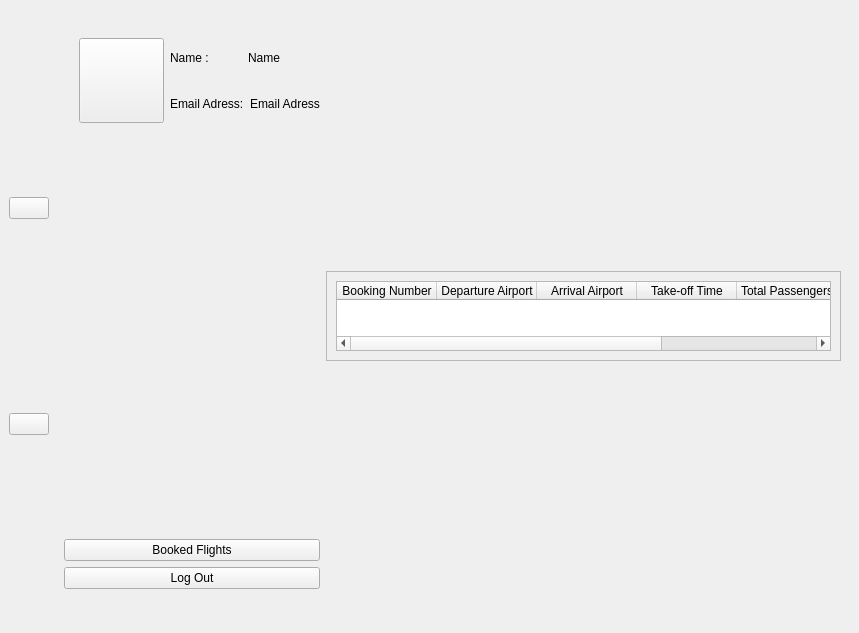
<?xml version="1.0" encoding="UTF-8"?>
<ui version="4.0">
 <class>UserPageMain</class>
 <widget class="QMainWindow" name="UserPageMain">
  <property name="enabled">
   <bool>true</bool>
  </property>
  <property name="geometry">
   <rect>
    <x>0</x>
    <y>0</y>
    <width>859</width>
    <height>633</height>
   </rect>
  </property>
  <property name="windowTitle">
   <string>MainWindow</string>
  </property>
  <property name="styleSheet">
   <string notr="true"/>
  </property>
  <widget class="QWidget" name="centralwidget">
   <layout class="QGridLayout" name="gridLayout_3">
    <item row="0" column="0">
     <layout class="QHBoxLayout" name="horizontalLayout_11">
      <item>
       <layout class="QVBoxLayout" name="verticalLayout">
        <item>
         <widget class="QPushButton" name="HomeButton">
          <property name="text">
           <string/>
          </property>
          <property name="icon">
           <iconset theme="QIcon::ThemeIcon::GoHome"/>
          </property>
         </widget>
        </item>
        <item>
         <widget class="QPushButton" name="ProfileButton">
          <property name="text">
           <string/>
          </property>
          <property name="icon">
           <iconset theme="QIcon::ThemeIcon::UserAvailable"/>
          </property>
          <property name="iconSize">
           <size>
            <width>16</width>
            <height>16</height>
           </size>
          </property>
         </widget>
        </item>
       </layout>
      </item>
      <item>
       <widget class="QStackedWidget" name="stackedWidget">
        <property name="minimumSize">
         <size>
          <width>761</width>
          <height>391</height>
         </size>
        </property>
        <property name="styleSheet">
         <string notr="true"/>
        </property>
        <property name="currentIndex">
         <number>2</number>
        </property>
        <widget class="QWidget" name="Home">
         <layout class="QGridLayout" name="gridLayout_2">
          <item row="0" column="1">
           <spacer name="verticalSpacer">
            <property name="orientation">
             <enum>Qt::Orientation::Vertical</enum>
            </property>
            <property name="sizeType">
             <enum>QSizePolicy::Policy::Expanding</enum>
            </property>
            <property name="sizeHint" stdset="0">
             <size>
              <width>20</width>
              <height>110</height>
             </size>
            </property>
           </spacer>
          </item>
          <item row="1" column="0">
           <spacer name="horizontalSpacer">
            <property name="orientation">
             <enum>Qt::Orientation::Horizontal</enum>
            </property>
            <property name="sizeType">
             <enum>QSizePolicy::Policy::Expanding</enum>
            </property>
            <property name="sizeHint" stdset="0">
             <size>
              <width>80</width>
              <height>20</height>
             </size>
            </property>
           </spacer>
          </item>
          <item row="1" column="1">
           <layout class="QHBoxLayout" name="horizontalLayout_2">
            <item>
             <layout class="QVBoxLayout" name="verticalLayout_2">
              <item>
               <layout class="QHBoxLayout" name="horizontalLayout_3">
                <item>
                 <widget class="QLabel" name="label">
                  <property name="text">
                   <string>Ready for a new adventure?</string>
                  </property>
                 </widget>
                </item>
                <item>
                 <widget class="QPushButton" name="BookingPageButton">
                  <property name="text">
                   <string>Book Now</string>
                  </property>
                 </widget>
                </item>
               </layout>
              </item>
             </layout>
            </item>
            <item>
             <layout class="QVBoxLayout" name="ScheduleArea">
              <item>
               <widget class="QLabel" name="label_2">
                <property name="layoutDirection">
                 <enum>Qt::LayoutDirection::LeftToRight</enum>
                </property>
                <property name="text">
                 <string>Schedule for flights</string>
                </property>
                <property name="scaledContents">
                 <bool>true</bool>
                </property>
                <property name="alignment">
                 <set>Qt::AlignmentFlag::AlignCenter</set>
                </property>
                <property name="wordWrap">
                 <bool>false</bool>
                </property>
               </widget>
              </item>
              <item>
               <widget class="QTableWidget" name="MaintableWidget">
                <property name="enabled">
                 <bool>true</bool>
                </property>
                <property name="layoutDirection">
                 <enum>Qt::LayoutDirection::LeftToRight</enum>
                </property>
                <property name="styleSheet">
                 <string notr="true">selection-background-color: rgb(84, 199, 50);</string>
                </property>
                <property name="verticalScrollBarPolicy">
                 <enum>Qt::ScrollBarPolicy::ScrollBarAlwaysOff</enum>
                </property>
                <property name="horizontalScrollBarPolicy">
                 <enum>Qt::ScrollBarPolicy::ScrollBarAlwaysOff</enum>
                </property>
                <property name="sizeAdjustPolicy">
                 <enum>QAbstractScrollArea::SizeAdjustPolicy::AdjustToContents</enum>
                </property>
                <property name="alternatingRowColors">
                 <bool>false</bool>
                </property>
                <property name="selectionMode">
                 <enum>QAbstractItemView::SelectionMode::NoSelection</enum>
                </property>
                <property name="selectionBehavior">
                 <enum>QAbstractItemView::SelectionBehavior::SelectRows</enum>
                </property>
                <attribute name="verticalHeaderVisible">
                 <bool>false</bool>
                </attribute>
                <attribute name="verticalHeaderHighlightSections">
                 <bool>true</bool>
                </attribute>
                <row>
                 <property name="text">
                  <string>New Row</string>
                 </property>
                </row>
                <row>
                 <property name="text">
                  <string>New Row</string>
                 </property>
                </row>
                <row>
                 <property name="text">
                  <string>New Row</string>
                 </property>
                </row>
                <row>
                 <property name="text">
                  <string>New Row</string>
                 </property>
                </row>
                <column>
                 <property name="text">
                  <string>Departure Airport </string>
                 </property>
                </column>
                <column>
                 <property name="text">
                  <string>Arrival Airport</string>
                 </property>
                </column>
                <column>
                 <property name="text">
                  <string>TakeOff Time</string>
                 </property>
                </column>
               </widget>
              </item>
              <item>
               <widget class="QPushButton" name="FullSchedButton">
                <property name="text">
                 <string>View Full Schedule</string>
                </property>
               </widget>
              </item>
             </layout>
            </item>
           </layout>
          </item>
          <item row="1" column="2">
           <spacer name="horizontalSpacer_2">
            <property name="orientation">
             <enum>Qt::Orientation::Horizontal</enum>
            </property>
            <property name="sizeType">
             <enum>QSizePolicy::Policy::Expanding</enum>
            </property>
            <property name="sizeHint" stdset="0">
             <size>
              <width>80</width>
              <height>20</height>
             </size>
            </property>
           </spacer>
          </item>
          <item row="2" column="1">
           <spacer name="verticalSpacer_2">
            <property name="orientation">
             <enum>Qt::Orientation::Vertical</enum>
            </property>
            <property name="sizeType">
             <enum>QSizePolicy::Policy::Expanding</enum>
            </property>
            <property name="sizeHint" stdset="0">
             <size>
              <width>20</width>
              <height>110</height>
             </size>
            </property>
           </spacer>
          </item>
         </layout>
        </widget>
        <widget class="QWidget" name="page">
         <layout class="QGridLayout" name="gridLayout_8">
          <item row="1" column="0">
           <widget class="QPushButton" name="CancelButton1">
            <property name="text">
             <string>Cancel</string>
            </property>
           </widget>
          </item>
          <item row="0" column="0">
           <widget class="QScrollArea" name="scrollArea">
            <property name="widgetResizable">
             <bool>true</bool>
            </property>
            <widget class="QWidget" name="scrollAreaWidgetContents">
             <property name="geometry">
              <rect>
               <x>0</x>
               <y>0</y>
               <width>568</width>
               <height>922</height>
              </rect>
             </property>
             <layout class="QGridLayout" name="gridLayout">
              <item row="0" column="0">
               <layout class="QHBoxLayout" name="horizontalLayout_5">
                <item>
                 <layout class="QHBoxLayout" name="horizontalLayout">
                  <item>
                   <widget class="QLabel" name="label_3">
                    <property name="text">
                     <string>Leaving from</string>
                    </property>
                   </widget>
                  </item>
                  <item>
                   <widget class="QComboBox" name="DepartureAirport"/>
                  </item>
                 </layout>
                </item>
                <item>
                 <spacer name="horizontalSpacer_3">
                  <property name="orientation">
                   <enum>Qt::Orientation::Horizontal</enum>
                  </property>
                  <property name="sizeType">
                   <enum>QSizePolicy::Policy::Fixed</enum>
                  </property>
                  <property name="sizeHint" stdset="0">
                   <size>
                    <width>40</width>
                    <height>20</height>
                   </size>
                  </property>
                 </spacer>
                </item>
                <item>
                 <layout class="QHBoxLayout" name="horizontalLayout_4">
                  <item>
                   <widget class="QLabel" name="label_9">
                    <property name="text">
                     <string>Going to?</string>
                    </property>
                   </widget>
                  </item>
                  <item>
                   <widget class="QComboBox" name="ArrivalAirport"/>
                  </item>
                 </layout>
                </item>
                <item>
                 <widget class="QLabel" name="DestinationImaGE">
                  <property name="text">
                   <string>TextLabel</string>
                  </property>
                 </widget>
                </item>
               </layout>
              </item>
              <item row="1" column="0">
               <layout class="QVBoxLayout" name="verticalLayout_3">
                <item>
                 <spacer name="verticalSpacer_4">
                  <property name="orientation">
                   <enum>Qt::Orientation::Vertical</enum>
                  </property>
                  <property name="sizeType">
                   <enum>QSizePolicy::Policy::Minimum</enum>
                  </property>
                  <property name="sizeHint" stdset="0">
                   <size>
                    <width>20</width>
                    <height>40</height>
                   </size>
                  </property>
                 </spacer>
                </item>
                <item>
                 <widget class="QFrame" name="AvailableFlights">
                  <property name="frameShape">
                   <enum>QFrame::Shape::StyledPanel</enum>
                  </property>
                  <property name="frameShadow">
                   <enum>QFrame::Shadow::Raised</enum>
                  </property>
                  <layout class="QGridLayout" name="gridLayout_5">
                   <item row="0" column="0">
                    <layout class="QHBoxLayout" name="horizontalLayout_15">
                     <item>
                      <layout class="QVBoxLayout" name="verticalLayout_8">
                       <item>
                        <widget class="QLabel" name="FirstPlane">
                         <property name="text">
                          <string>Plane:</string>
                         </property>
                        </widget>
                       </item>
                       <item>
                        <widget class="QLabel" name="DestinationLabel1">
                         <property name="text">
                          <string>Goes to:</string>
                         </property>
                        </widget>
                       </item>
                       <item>
                        <widget class="QLabel" name="LeavingDate1">
                         <property name="text">
                          <string>Departure Date:</string>
                         </property>
                        </widget>
                       </item>
                      </layout>
                     </item>
                     <item>
                      <widget class="QPushButton" name="FirstAvFlight">
                       <property name="text">
                        <string>Select</string>
                       </property>
                      </widget>
                     </item>
                    </layout>
                   </item>
                   <item row="0" column="1">
                    <layout class="QHBoxLayout" name="horizontalLayout_14">
                     <item>
                      <layout class="QVBoxLayout" name="verticalLayout_7">
                       <item>
                        <widget class="QLabel" name="SecondPlane">
                         <property name="text">
                          <string>Plane:</string>
                         </property>
                        </widget>
                       </item>
                       <item>
                        <widget class="QLabel" name="DestinationLabel2">
                         <property name="text">
                          <string>Goes to:</string>
                         </property>
                        </widget>
                       </item>
                       <item>
                        <widget class="QLabel" name="LeavingDate2">
                         <property name="text">
                          <string>Departure Date:</string>
                         </property>
                        </widget>
                       </item>
                      </layout>
                     </item>
                     <item>
                      <widget class="QPushButton" name="SecondAvFlight">
                       <property name="text">
                        <string>Select</string>
                       </property>
                      </widget>
                     </item>
                    </layout>
                   </item>
                   <item row="0" column="2">
                    <layout class="QHBoxLayout" name="horizontalLayout_10">
                     <item>
                      <layout class="QVBoxLayout" name="verticalLayout_6">
                       <item>
                        <widget class="QLabel" name="ThirdPlane">
                         <property name="text">
                          <string>Plane:</string>
                         </property>
                        </widget>
                       </item>
                       <item>
                        <widget class="QLabel" name="DestinationLabel3">
                         <property name="text">
                          <string>Goes to:</string>
                         </property>
                        </widget>
                       </item>
                       <item>
                        <widget class="QLabel" name="LeavingDate3">
                         <property name="text">
                          <string>Departure Date:</string>
                         </property>
                        </widget>
                       </item>
                      </layout>
                     </item>
                     <item>
                      <widget class="QPushButton" name="ThirdAvFlight">
                       <property name="text">
                        <string>Select</string>
                       </property>
                      </widget>
                     </item>
                    </layout>
                   </item>
                  </layout>
                 </widget>
                </item>
                <item>
                 <layout class="QHBoxLayout" name="horizontalLayout_8">
                  <item>
                   <layout class="QHBoxLayout" name="AdultComboBox_2">
                    <item>
                     <widget class="QLabel" name="AdultLabel">
                      <property name="text">
                       <string>How Many Adults?</string>
                      </property>
                     </widget>
                    </item>
                    <item>
                     <widget class="QComboBox" name="AdultComboBox">
                      <item>
                       <property name="text">
                        <string>1</string>
                       </property>
                      </item>
                      <item>
                       <property name="text">
                        <string>2</string>
                       </property>
                      </item>
                      <item>
                       <property name="text">
                        <string>3</string>
                       </property>
                      </item>
                      <item>
                       <property name="text">
                        <string>4</string>
                       </property>
                      </item>
                      <item>
                       <property name="text">
                        <string>5</string>
                       </property>
                      </item>
                      <item>
                       <property name="text">
                        <string>6</string>
                       </property>
                      </item>
                      <item>
                       <property name="text">
                        <string>7</string>
                       </property>
                      </item>
                     </widget>
                    </item>
                   </layout>
                  </item>
                  <item>
                   <layout class="QHBoxLayout" name="horizontalLayout_9">
                    <item>
                     <widget class="QLabel" name="ChildrenLabel">
                      <property name="text">
                       <string>How Many Children</string>
                      </property>
                     </widget>
                    </item>
                    <item>
                     <widget class="QComboBox" name="ChildrenComboBox">
                      <item>
                       <property name="text">
                        <string>0</string>
                       </property>
                      </item>
                      <item>
                       <property name="text">
                        <string>1</string>
                       </property>
                      </item>
                      <item>
                       <property name="text">
                        <string>2</string>
                       </property>
                      </item>
                      <item>
                       <property name="text">
                        <string>3</string>
                       </property>
                      </item>
                      <item>
                       <property name="text">
                        <string>4</string>
                       </property>
                      </item>
                      <item>
                       <property name="text">
                        <string>5</string>
                       </property>
                      </item>
                     </widget>
                    </item>
                   </layout>
                  </item>
                 </layout>
                </item>
               </layout>
              </item>
              <item row="2" column="0">
               <layout class="QVBoxLayout" name="verticalLayout_5">
                <item>
                 <layout class="QHBoxLayout" name="horizontalLayout_6">
                  <property name="sizeConstraint">
                   <enum>QLayout::SizeConstraint::SetMinimumSize</enum>
                  </property>
                  <item>
                   <spacer name="horizontalSpacer_4">
                    <property name="orientation">
                     <enum>Qt::Orientation::Horizontal</enum>
                    </property>
                    <property name="sizeType">
                     <enum>QSizePolicy::Policy::MinimumExpanding</enum>
                    </property>
                    <property name="sizeHint" stdset="0">
                     <size>
                      <width>13</width>
                      <height>20</height>
                     </size>
                    </property>
                   </spacer>
                  </item>
                  <item>
                   <layout class="QVBoxLayout" name="verticalLayout_4">
                    <property name="sizeConstraint">
                     <enum>QLayout::SizeConstraint::SetFixedSize</enum>
                    </property>
                   </layout>
                  </item>
                  <item>
                   <widget class="QTableWidget" name="SeatSelection">
                    <property name="minimumSize">
                     <size>
                      <width>0</width>
                      <height>616</height>
                     </size>
                    </property>
                    <property name="sizeAdjustPolicy">
                     <enum>QAbstractScrollArea::SizeAdjustPolicy::AdjustToContents</enum>
                    </property>
                    <property name="editTriggers">
                     <set>QAbstractItemView::EditTrigger::NoEditTriggers</set>
                    </property>
                    <property name="selectionMode">
                     <enum>QAbstractItemView::SelectionMode::NoSelection</enum>
                    </property>
                    <property name="showGrid">
                     <bool>false</bool>
                    </property>
                    <attribute name="horizontalHeaderMinimumSectionSize">
                     <number>75</number>
                    </attribute>
                    <attribute name="horizontalHeaderDefaultSectionSize">
                     <number>75</number>
                    </attribute>
                    <attribute name="verticalHeaderVisible">
                     <bool>false</bool>
                    </attribute>
                    <attribute name="verticalHeaderMinimumSectionSize">
                     <number>74</number>
                    </attribute>
                    <attribute name="verticalHeaderDefaultSectionSize">
                     <number>75</number>
                    </attribute>
                    <row>
                     <property name="text">
                      <string>A</string>
                     </property>
                    </row>
                    <row>
                     <property name="text">
                      <string>B</string>
                     </property>
                    </row>
                    <row>
                     <property name="text">
                      <string>C</string>
                     </property>
                    </row>
                    <row>
                     <property name="text">
                      <string>D</string>
                     </property>
                    </row>
                    <row>
                     <property name="text">
                      <string>E</string>
                     </property>
                    </row>
                    <row>
                     <property name="text">
                      <string>F</string>
                     </property>
                    </row>
                    <row>
                     <property name="text">
                      <string>G</string>
                     </property>
                    </row>
                    <row>
                     <property name="text">
                      <string>H</string>
                     </property>
                    </row>
                    <row>
                     <property name="text">
                      <string>I</string>
                     </property>
                    </row>
                    <column/>
                    <column/>
                    <column/>
                    <column>
                     <property name="text">
                      <string>Aisle 1</string>
                     </property>
                    </column>
                    <column>
                     <property name="text">
                      <string>4</string>
                     </property>
                    </column>
                    <column>
                     <property name="text">
                      <string>5</string>
                     </property>
                    </column>
                    <column>
                     <property name="text">
                      <string>6</string>
                     </property>
                    </column>
                    <column>
                     <property name="text">
                      <string>Aisle 2</string>
                     </property>
                    </column>
                    <column>
                     <property name="text">
                      <string>7</string>
                     </property>
                    </column>
                    <column>
                     <property name="text">
                      <string>8</string>
                     </property>
                    </column>
                    <column>
                     <property name="text">
                      <string>9</string>
                     </property>
                    </column>
                    <column/>
                   </widget>
                  </item>
                  <item>
                   <spacer name="horizontalSpacer_8">
                    <property name="orientation">
                     <enum>Qt::Orientation::Horizontal</enum>
                    </property>
                    <property name="sizeType">
                     <enum>QSizePolicy::Policy::MinimumExpanding</enum>
                    </property>
                    <property name="sizeHint" stdset="0">
                     <size>
                      <width>13</width>
                      <height>20</height>
                     </size>
                    </property>
                   </spacer>
                  </item>
                 </layout>
                </item>
                <item>
                 <spacer name="verticalSpacer_7">
                  <property name="orientation">
                   <enum>Qt::Orientation::Vertical</enum>
                  </property>
                  <property name="sizeType">
                   <enum>QSizePolicy::Policy::Minimum</enum>
                  </property>
                  <property name="sizeHint" stdset="0">
                   <size>
                    <width>20</width>
                    <height>40</height>
                   </size>
                  </property>
                 </spacer>
                </item>
               </layout>
              </item>
              <item row="3" column="0">
               <layout class="QHBoxLayout" name="horizontalLayout_7">
                <property name="sizeConstraint">
                 <enum>QLayout::SizeConstraint::SetFixedSize</enum>
                </property>
                <item>
                 <widget class="QLabel" name="PriceTotal">
                  <property name="text">
                   <string>Total Price: </string>
                  </property>
                 </widget>
                </item>
                <item>
                 <widget class="QLabel" name="PriceDisplay">
                  <property name="text">
                   <string/>
                  </property>
                 </widget>
                </item>
                <item>
                 <spacer name="horizontalSpacer_5">
                  <property name="orientation">
                   <enum>Qt::Orientation::Horizontal</enum>
                  </property>
                  <property name="sizeType">
                   <enum>QSizePolicy::Policy::Maximum</enum>
                  </property>
                  <property name="sizeHint" stdset="0">
                   <size>
                    <width>70</width>
                    <height>20</height>
                   </size>
                  </property>
                 </spacer>
                </item>
                <item>
                 <widget class="QPushButton" name="PaymentButton">
                  <property name="text">
                   <string>Pay Now</string>
                  </property>
                 </widget>
                </item>
               </layout>
              </item>
             </layout>
            </widget>
           </widget>
          </item>
         </layout>
        </widget>
        <widget class="QWidget" name="Profile">
         <layout class="QGridLayout" name="gridLayout_7">
          <item row="1" column="0">
           <spacer name="verticalSpacer_10">
            <property name="orientation">
             <enum>Qt::Orientation::Vertical</enum>
            </property>
            <property name="sizeType">
             <enum>QSizePolicy::Policy::MinimumExpanding</enum>
            </property>
            <property name="sizeHint" stdset="0">
             <size>
              <width>20</width>
              <height>70</height>
             </size>
            </property>
           </spacer>
          </item>
          <item row="0" column="0">
           <layout class="QGridLayout" name="gridLayout_6">
            <item row="1" column="0">
             <spacer name="horizontalSpacer_6">
              <property name="orientation">
               <enum>Qt::Orientation::Horizontal</enum>
              </property>
              <property name="sizeType">
               <enum>QSizePolicy::Policy::Fixed</enum>
              </property>
              <property name="sizeHint" stdset="0">
               <size>
                <width>15</width>
                <height>20</height>
               </size>
              </property>
             </spacer>
            </item>
            <item row="1" column="3">
             <layout class="QHBoxLayout" name="horizontalLayout_12">
              <item>
               <widget class="QLabel" name="label_4">
                <property name="text">
                 <string>Name :</string>
                </property>
               </widget>
              </item>
              <item>
               <widget class="QLabel" name="UsernameLabel">
                <property name="text">
                 <string>Name </string>
                </property>
               </widget>
              </item>
             </layout>
            </item>
            <item row="0" column="3">
             <spacer name="verticalSpacer_8">
              <property name="orientation">
               <enum>Qt::Orientation::Vertical</enum>
              </property>
              <property name="sizeType">
               <enum>QSizePolicy::Policy::Fixed</enum>
              </property>
              <property name="sizeHint" stdset="0">
               <size>
                <width>20</width>
                <height>20</height>
               </size>
              </property>
             </spacer>
            </item>
            <item row="1" column="2">
             <spacer name="horizontalSpacer_7">
              <property name="orientation">
               <enum>Qt::Orientation::Horizontal</enum>
              </property>
              <property name="sizeType">
               <enum>QSizePolicy::Policy::Maximum</enum>
              </property>
              <property name="sizeHint" stdset="0">
               <size>
                <width>75</width>
                <height>10</height>
               </size>
              </property>
             </spacer>
            </item>
            <item row="1" column="1" rowspan="2">
             <widget class="QPushButton" name="pushButton_2">
              <property name="minimumSize">
               <size>
                <width>85</width>
                <height>85</height>
               </size>
              </property>
              <property name="maximumSize">
               <size>
                <width>85</width>
                <height>85</height>
               </size>
              </property>
              <property name="text">
               <string/>
              </property>
              <property name="icon">
               <iconset theme="QIcon::ThemeIcon::UserAvailable"/>
              </property>
              <property name="iconSize">
               <size>
                <width>64</width>
                <height>64</height>
               </size>
              </property>
             </widget>
            </item>
            <item row="2" column="3">
             <layout class="QHBoxLayout" name="horizontalLayout_13">
              <item>
               <widget class="QLabel" name="label_8">
                <property name="text">
                 <string>Email Adress:</string>
                </property>
               </widget>
              </item>
              <item>
               <widget class="QLabel" name="EmailLabel">
                <property name="sizePolicy">
                 <sizepolicy hsizetype="Minimum" vsizetype="Minimum">
                  <horstretch>0</horstretch>
                  <verstretch>0</verstretch>
                 </sizepolicy>
                </property>
                <property name="text">
                 <string>Email Adress</string>
                </property>
               </widget>
              </item>
             </layout>
            </item>
           </layout>
          </item>
          <item row="3" column="0">
           <widget class="QPushButton" name="LogOutButton">
            <property name="text">
             <string>Log Out</string>
            </property>
           </widget>
          </item>
          <item row="3" column="1">
           <spacer name="horizontalSpacer_9">
            <property name="orientation">
             <enum>Qt::Orientation::Horizontal</enum>
            </property>
            <property name="sizeType">
             <enum>QSizePolicy::Policy::Preferred</enum>
            </property>
            <property name="sizeHint" stdset="0">
             <size>
              <width>80</width>
              <height>20</height>
             </size>
            </property>
           </spacer>
          </item>
          <item row="1" column="3">
           <spacer name="horizontalSpacer_10">
            <property name="orientation">
             <enum>Qt::Orientation::Horizontal</enum>
            </property>
            <property name="sizeType">
             <enum>QSizePolicy::Policy::Preferred</enum>
            </property>
            <property name="sizeHint" stdset="0">
             <size>
              <width>40</width>
              <height>20</height>
             </size>
            </property>
           </spacer>
          </item>
          <item row="2" column="0">
           <widget class="QPushButton" name="pushButton">
            <property name="text">
             <string>Booked Flights</string>
            </property>
           </widget>
          </item>
          <item row="4" column="0">
           <spacer name="verticalSpacer_9">
            <property name="orientation">
             <enum>Qt::Orientation::Vertical</enum>
            </property>
            <property name="sizeType">
             <enum>QSizePolicy::Policy::Fixed</enum>
            </property>
            <property name="sizeHint" stdset="0">
             <size>
              <width>20</width>
              <height>20</height>
             </size>
            </property>
           </spacer>
          </item>
          <item row="0" column="2" rowspan="5">
           <widget class="QFrame" name="frame">
            <property name="sizePolicy">
             <sizepolicy hsizetype="Fixed" vsizetype="Fixed">
              <horstretch>0</horstretch>
              <verstretch>0</verstretch>
             </sizepolicy>
            </property>
            <property name="frameShape">
             <enum>QFrame::Shape::StyledPanel</enum>
            </property>
            <property name="frameShadow">
             <enum>QFrame::Shadow::Raised</enum>
            </property>
            <layout class="QGridLayout" name="gridLayout_4">
             <item row="0" column="0">
              <widget class="QTableWidget" name="BookedTableWidget">
               <property name="layoutDirection">
                <enum>Qt::LayoutDirection::LeftToRight</enum>
               </property>
               <property name="autoFillBackground">
                <bool>false</bool>
               </property>
               <property name="styleSheet">
                <string notr="true">selection-background-color: rgb(84, 199, 50);</string>
               </property>
               <property name="horizontalScrollBarPolicy">
                <enum>Qt::ScrollBarPolicy::ScrollBarAsNeeded</enum>
               </property>
               <property name="sizeAdjustPolicy">
                <enum>QAbstractScrollArea::SizeAdjustPolicy::AdjustToContents</enum>
               </property>
               <property name="selectionMode">
                <enum>QAbstractItemView::SelectionMode::SingleSelection</enum>
               </property>
               <property name="selectionBehavior">
                <enum>QAbstractItemView::SelectionBehavior::SelectRows</enum>
               </property>
               <property name="gridStyle">
                <enum>Qt::PenStyle::DashDotLine</enum>
               </property>
               <property name="sortingEnabled">
                <bool>true</bool>
               </property>
               <attribute name="horizontalHeaderVisible">
                <bool>true</bool>
               </attribute>
               <attribute name="horizontalHeaderCascadingSectionResizes">
                <bool>false</bool>
               </attribute>
               <attribute name="horizontalHeaderStretchLastSection">
                <bool>false</bool>
               </attribute>
               <attribute name="verticalHeaderVisible">
                <bool>false</bool>
               </attribute>
               <column>
                <property name="text">
                 <string>Booking Number</string>
                </property>
               </column>
               <column>
                <property name="text">
                 <string>Departure Airport</string>
                </property>
               </column>
               <column>
                <property name="text">
                 <string>Arrival Airport</string>
                </property>
               </column>
               <column>
                <property name="text">
                 <string>Take-off Time</string>
                </property>
               </column>
               <column>
                <property name="text">
                 <string>Total Passengers</string>
                </property>
               </column>
               <column>
                <property name="text">
                 <string>Price</string>
                </property>
               </column>
              </widget>
             </item>
            </layout>
           </widget>
          </item>
         </layout>
        </widget>
       </widget>
      </item>
     </layout>
    </item>
   </layout>
  </widget>
 </widget>
 <resources/>
 <connections/>
</ui>
